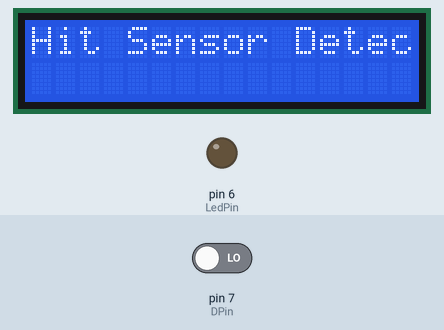
Bench run of a sketch on a simulated Arduino Mega 2560, built with avr-gcc and run on an emulated ATmega2560. Shown: 16×2 character LCD, output pins drawn as LEDs (lit = HIGH). Inputs (shaded band) come from the test bench; at power-on: pin 7 (DPin) LOW. What the sketch prints to the serial monitor is not drawn.

Above: at 1.2 s.
1.3 s: pin 7 (DPin) driven HIGH
At 2.5 s:
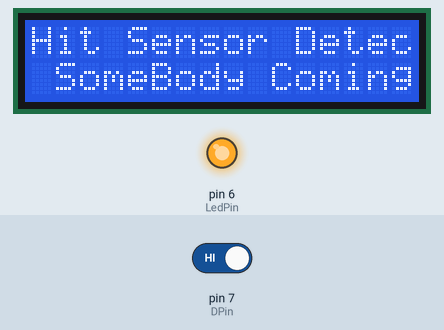
2.8 s: pin 7 (DPin) driven LOW
At 4.2 s:
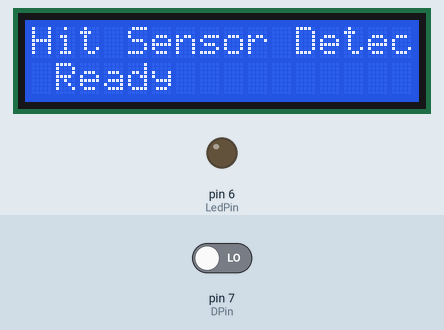
Timing chart, 0 to 5.8 s (numbered marks = the images above; inputs shaded):
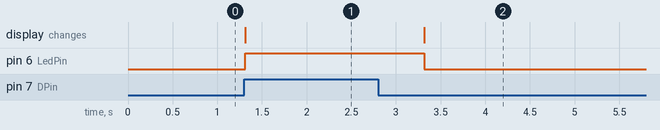

The sketch:

hit_sensor.ino
```cpp
#include <LiquidCrystal.h>
#define DPin 7
#define LedPin 6
#define APin A0

 LiquidCrystal lcd(8, 9, 10, 45, 43, 41,39,37,35,33,31);

   int val = 0 ;
  int oldval =0  ;
void setup()
{
pinMode(LedPin,OUTPUT);//設置數位IO腳模式，OUTPUT為Output
 pinMode(DPin,INPUT);//定義digital為輸入介面
 //pinMode(APin,INPUT);//定義為類比輸入介面


  Serial.begin(9600);//設定串列傳輸速率為9600 }

 // set up the LCD's number of columns and rows:
  lcd.begin(16, 2);
  // Print a message to the LCD.
  lcd.print("Hit Sensor Detective");
}
void loop() {

  // set the cursor to column 0, line 1
  // (note: line 1 is the second row, since counting begins with 0):


   val=digitalRead(DPin);//讀取感測器的值
    Serial.print(oldval);//輸出模擬值，並將其列印出來
    Serial.print("/");//輸出模擬值，並將其列印出來
    Serial.print(val);//輸出模擬值，並將其列印出來
    Serial.print("\n");//輸出模擬值，並將其列印出來

    if (val ==1)
    {
          if (val != oldval)
            {
                lcd.setCursor(1, 1);
                  lcd.print("              ") ;
                 lcd.setCursor(1, 1);
                lcd.print("SomeBody Coming");
                 digitalWrite(LedPin,HIGH)  ;
                   delay(2000);
                  oldval= val ;
            }
    }
    else
    {
          if (val != oldval)
            {
                lcd.setCursor(1, 1);
                lcd.print("                ") ;
               lcd.setCursor(1, 1);
              lcd.print("Ready");
               digitalWrite(LedPin,LOW)  ;
                oldval= val ;
            }
      }


}
```

Measured:
- after the input at 1.3 s, pin 6 (LedPin): LOW → HIGH at once; the display: changes at once (image 1)
- after the input at 2.8 s, pin 6 (LedPin): HIGH → LOW after 0.52 s; the display: changes after 0.52 s (image 2)
